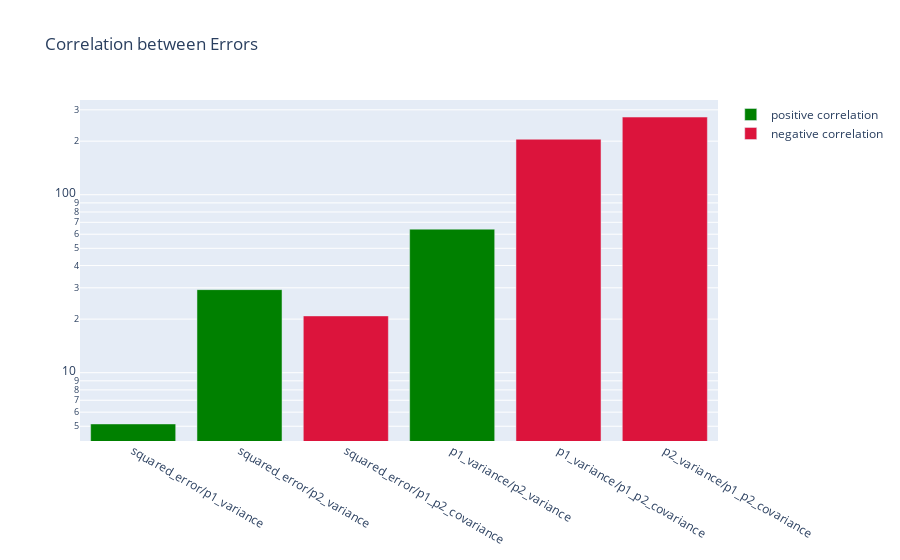

Here is the notebook cell this chart was saved with:
### Code cell
# kinetics_df[kinetics_df["squared_error"]>0.01] 29/317 entries
# calculating covariance between errors to use only the reasonable ones

# permutate all combinations of the errors
errorcombs = [[],[],[]]
for err1, err2 in itertools.combinations(["squared_error", "p1_variance", "p2_variance", "p1_p2_covariance"], 2):
    # print(f"The covariance between {err1} and {err2} is {np.cov(kinetics_df[err1], kinetics_df[err2])}")
    # print(f"The correlation between {err1} and {err2} is {np.correlate(kinetics_df[err1], kinetics_df[err2])}")
    # print("\n")
    errorcombs[0].append(f"{err1}/{err2}")
    errorcombs[1].append(np.cov(kinetics_df[err1], kinetics_df[err2]))
    errorcombs[2].append(*np.correlate(kinetics_df[err1], kinetics_df[err2]))
errorcombs_dc = {"name": errorcombs[0], "covariance":errorcombs[1], "correlation":errorcombs[2]}
errorcombs_df = pd.DataFrame(data=errorcombs_dc)
errorcombs_df["i_correlation"] = errorcombs_df["correlation"] * (-1)

# plot bar plot per a pair of errors with superimposed correlation
err_fig = px.bar(title="Correlation between Errors", labels={"correlation":"correlation"}, log_y=True)
err_fig.add_bar(x=errorcombs_df["name"], y=errorcombs_df["correlation"], name="positive correlation", marker_color="green")
err_fig.add_bar(x=errorcombs_df["name"], y=errorcombs_df["i_correlation"], name="negative correlation", marker_color="crimson")
err_fig.show()

### Figure 1 — Plotly figure (JSON) as saved in the notebook; plotly's stock layout.template omitted (floating-point values rounded to 4 significant figures)
{"data": [{"alignmentgroup": "True", "hovertemplate": "<extra></extra>", "legendgroup": "", "marker": {"color": "#636efa", "pattern": {"shape": ""}}, "name": "", "offsetgroup": "", "orientation": "v", "showlegend": false, "textposition": "auto", "xaxis": "x", "yaxis": "y", "type": "bar"}, {"marker": {"color": "green"}, "name": "positive correlation", "x": ["squared_error/p1_variance", "squared_error/p2_variance", "squared_error/p1_p2_covariance", "p1_variance/p2_variance", "p1_variance/p1_p2_covariance", "p2_variance/p1_p2_covariance"], "y": [5.151, 29.29, -20.84, 64.08, -205.1, -273.3], "type": "bar"}, {"marker": {"color": "crimson"}, "name": "negative correlation", "x": ["squared_error/p1_variance", "squared_error/p2_variance", "squared_error/p1_p2_covariance", "p1_variance/p2_variance", "p1_variance/p1_p2_covariance", "p2_variance/p1_p2_covariance"], "y": [-5.151, -29.29, 20.84, -64.08, 205.1, 273.3], "type": "bar"}], "layout": {"xaxis": {"anchor": "y", "domain": [0.0, 1.0]}, "yaxis": {"anchor": "x", "domain": [0.0, 1.0], "type": "log"}, "legend": {"tracegroupgap": 0}, "title": {"text": "Correlation between Errors"}, "barmode": "relative"}}
